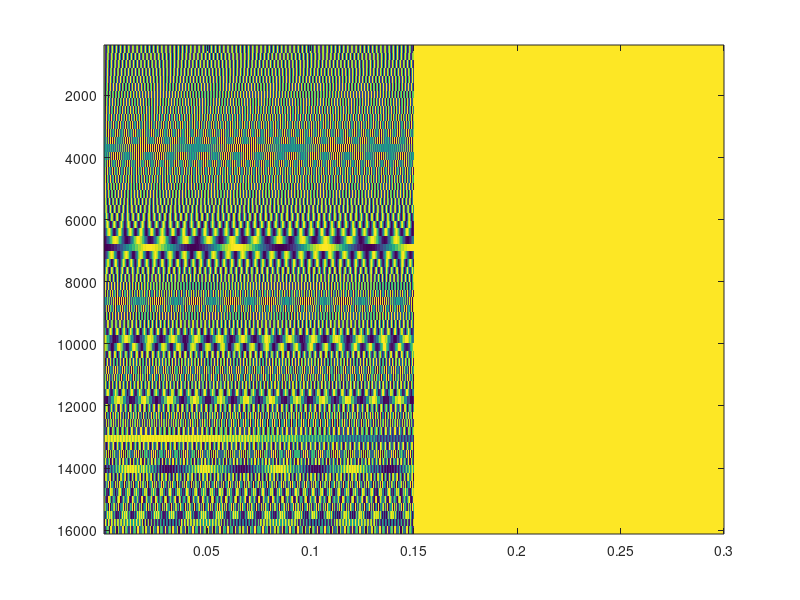

MATLAB code for this plot: (Note: this script raises an error after producing the figure.)
% use BOSSA to create IC spikes, as the input to the AIM network

% path of BOSSA
bossapath = ('C:\Users\Kenny\Desktop\GitHub\BOSSA');
addpath([bossapath filesep 'peripheral'])
addpath([bossapath filesep 'IC'])
addpath([bossapath filesep 'HRTF'])
%addpath([bossapath filesep 'recon'])
%addpath([bossapath filesep 'ObjectiveMeasure'])

% stimuli
fs = 44100;
numTrials = 64;
f0 = logspace(log10(500),log10(16000),numTrials); %hz
tmax = 150/1000; %milliseconds; time axis
t = 0:1/fs:tmax; %
t = [t zeros(1,length(t))]; % pad equial length of time with zeros
tones = zeros(length(f0),length(t));
for i = 1:length(f0)
    tones(i,:) = cos(2*pi*f0(i)*t);
end
imagesc((1:length(t))/fs,f0,tones)

% HRTFs
hrtfpath = 'C:\Users\Kenny\Desktop\GitHub\BOSSA\HRTF';
talker_azs = 0;
numtalkers = length(talker_azs);
for i = 1:numtalkers
    hrtf_name = ['kemar_small_horiz_' num2str(talker_azs(i)) '_0.mat'];
    hrir = load([hrtfpath filesep hrtf_name]);
    hrtfL(:,i) = hrir.hrir_left;
    hrtfR(:,i) = hrir.hrir_right;
end

ICrms = 150; %input gain
data = struct();
h = figure('position',[300 400 1500 300],'visible','off');
for i = 1:size(tones,1)
    mixedL = fftfilt(hrtfL,tones(i,:));
    mixedR = fftfilt(hrtfR,tones(i,:));
    mixed = [mixedL; mixedR]';
    
    mixed = mixed./mean(rms(mixed)).*ICrms; %adjust average rms of mixture

    % The next section of code is copied from BOSSA's demo file :)

    % ====================== Peripheral model ======================
    % The first part of BOSS is the peripheral filtering:
    % mixedL and mixedR are the two channels of the sound mixture, with
    % sampling frequency fs

    %peripheral filter parameters
    low_freq = 500; %min freq of the filter
    high_freq = 16000;
    numChannel = 64;
    [nf,cf,bw] = getFreqChanInfo('erb',numChannel,low_freq,high_freq);
    fcoefs=MakeERBFilters(fs,cf,low_freq);
    
    ILDs = gen_ILD(low_freq,high_freq,numChannel,fs,0);
    sig_filt = ERBFilterBank(tones(i,:));
    for j = 1:numChannel
        s_filt.sL(j,:) = sig_filt*ILD(j);
    end
    s_filt.sR = sig_filt;
    
    % inputs before filtering should have rms of ~150;
    s_filt.sL=ERBFilterBank(mixed(:,1),fcoefs); %freq*time
    s_filt.sR=ERBFilterBank(mixed(:,2),fcoefs);
    s_filt.band = 'narrow';
    s_filt.BW = bw;
    s_filt.flist = cf;
    s_filt.nf = nf;
    s_filt.fs = fs;
    s_filt.lowFreq = low_freq;
    s_filt.highFreq = high_freq;

    % ===================== Fischer's IC model ======================
    % The second part of BOSS takes the filtered sound mixture and computes
    % neural responses that correspond to each spatial location and frequency

    % inputs: filtered L and R input channels and other parameters above
    options.rand = 0;
    azList = [-90,-45,0,45,90]; % Neuron preferred directions
    tic
    [spk_IC, firingrate] = ICmodel(s_filt,azList,options);
    toc

    % save spikes
    save(sprintf('IC_spks_tones_%02i.mat',i),'spk_IC','fcoefs','fs','cf');
    
    %visualize
    spikes = spkTime2Train(spk_IC,fs);
    LineFormat.LineWidth = 1;
    for loc = 1:5
        subplot(1,5,loc);
        spikes1 = squeeze(spikes(:,:,loc))';
        plotSpikeRasterFs(logical(spikes1), 'PlotType','vertline', 'Fs',fs,'LineFormat',LineFormat);
        xlim([0 170])
    end
    subplot(1,5,1); 
    ylabel('frequency (kHz)')
    yticks(1:8:64)
    yticklabels(round(cf(1:8:64)/1000,2))
    suptitle(['stimulus frequency: ' num2str(f0(i),'%0.2f') 'hz'])
    saveas(h,sprintf('IC spikes tones_%02i.tiff',i))
    clf
end

